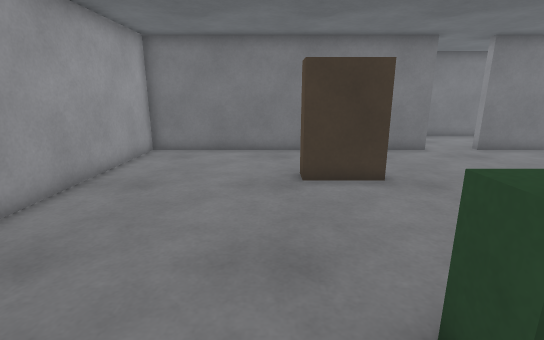
View 1 (above)

16 first-person views from a walk through a world built for the Gazebo simulator. The camera is 1.2 m above the floor, tilts 14° down and sees 85° across. Floor lines are 1 m apart. The floor is counted in squares, 0.5 m on a side. Each view is taken from the middle of a square. On the plan, view 1 faces up. The plan holds only what a view shows up to about 18 squares ahead; the rest is blank. The place goes on beyond the plan.

View 2
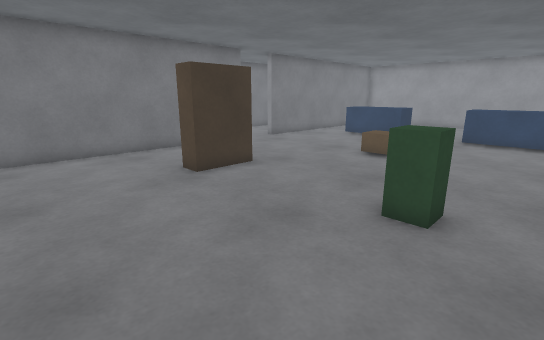

View 3
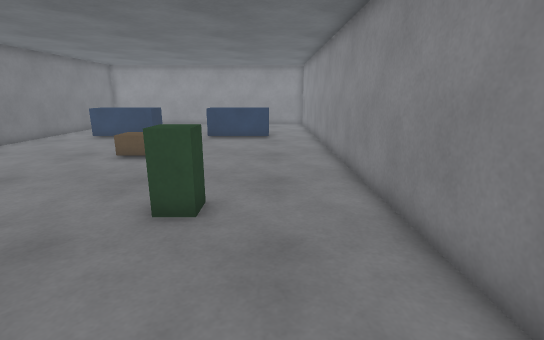

View 4
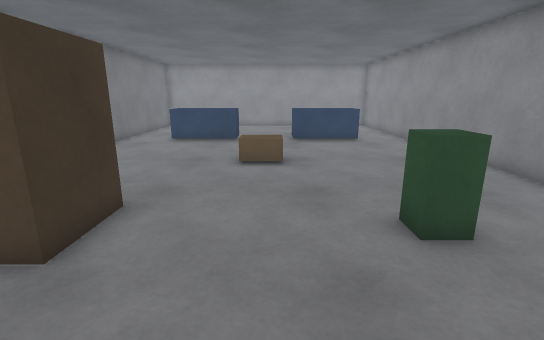

View 5
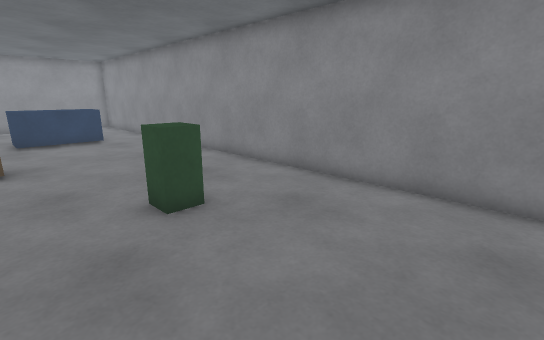

View 6
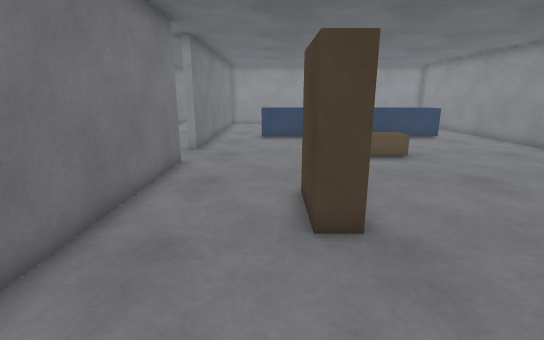

View 7
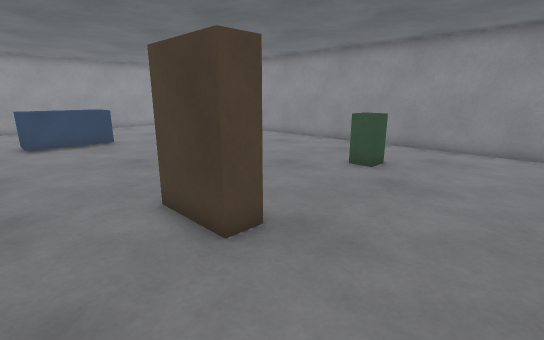

View 8
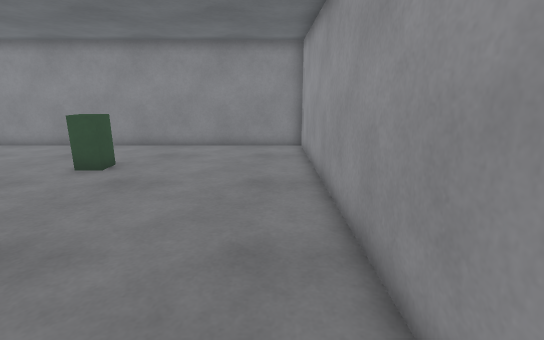

View 9
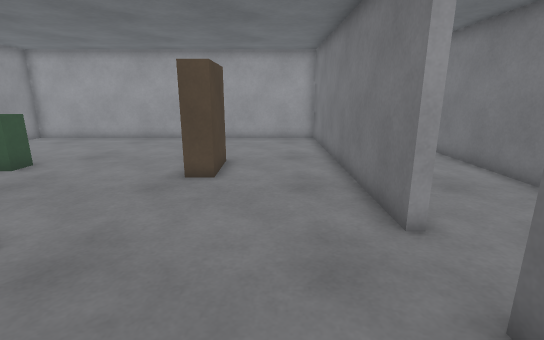

View 10
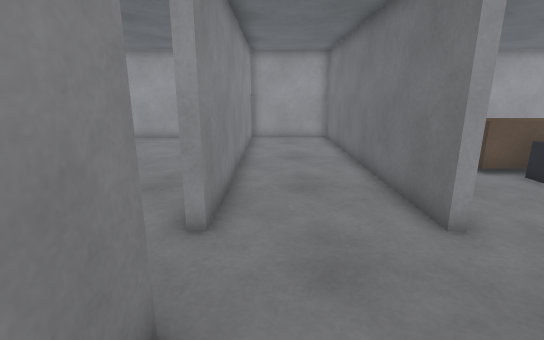

View 11
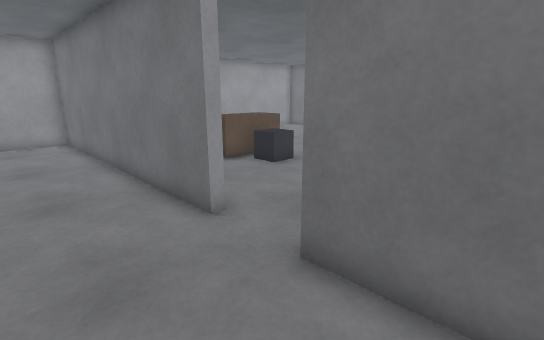

View 12
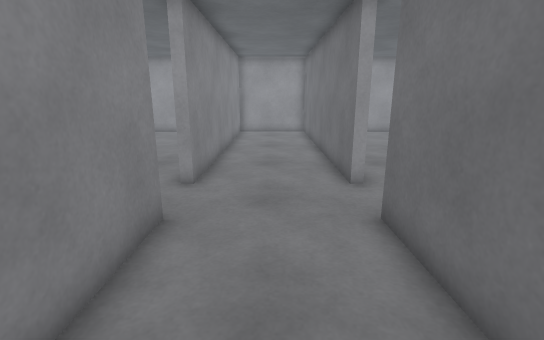

View 13
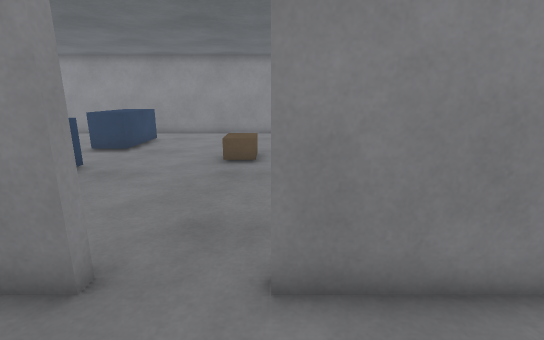

View 14
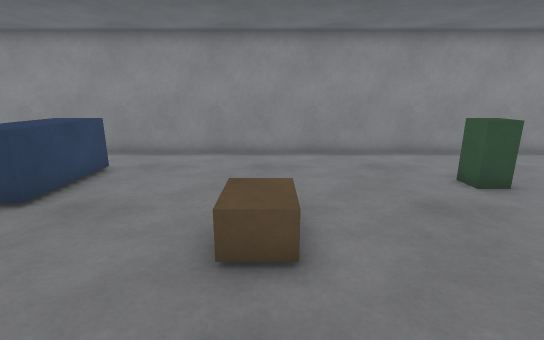

View 15
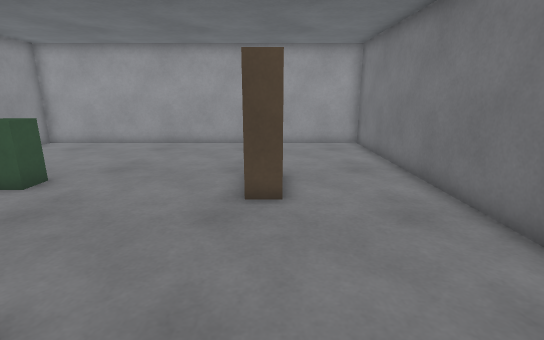

View 16
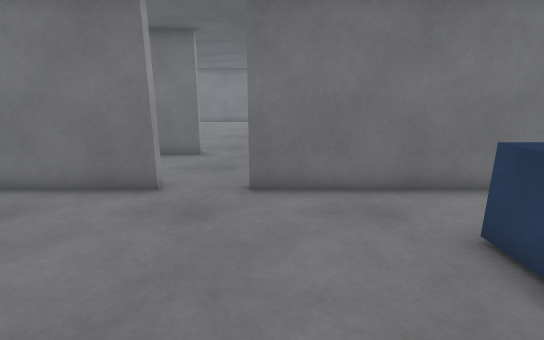

### Floor plan
Points are (right, up) in squares from view 1. A wall is a line through its corners. A room is listed if a view was taken in it or the views show most of it. See-through windows are left out.
Room 1 (views 1, 2, 3, 4, 5, 6, 7, 8, 9, 14, 15, 16)
walls: (7, 13.4) (-5.5, 13.4) (-5.5, -2.6) (15.5, -2.6); (15.5, 13.4) (9.4, 13.4)
ways out: opening at (8.5, 13.5) to room 2
objects: brown box (1, 8) to (3, 9); green box (2, 2) to (3, 2); brown box (8, 5) to (9, 6); blue box (14, 0) to (15, 4); blue box (14, 7) to (15, 11)
Room 2 (views 10, 11, 12, 13)
walls: (7, 18.6) (7, 18.2) (-5.6, 18.2) (-5.6, 13.8) (7, 13.8) (7, 13.4); (9.4, 13.4) (9.4, 13.8) (13, 13.8); (13, 18.2) (9.4, 18.2)
ways out: opening at (8.5, 13.5) to room 1; opening at (8.5, 18.5)

Positions as (right, up) in squares from view 1, and headings:
1: (0, 0), facing up
2: (-4, 0), facing up-right
3: (-4, 0), facing right
4: (-3, 5), facing right
5: (-4, 5), facing down-right
6: (-4, 10), facing right
7: (-3, 12), facing down-right
8: (-4, 12), facing down
9: (12, 11), facing left
10: (12, 15), facing left
11: (12, 15), facing up-left
12: (15, 16), facing left
13: (7, 17), facing down
14: (8, 10), facing down
15: (10, 9), facing left
16: (10, 6), facing up
